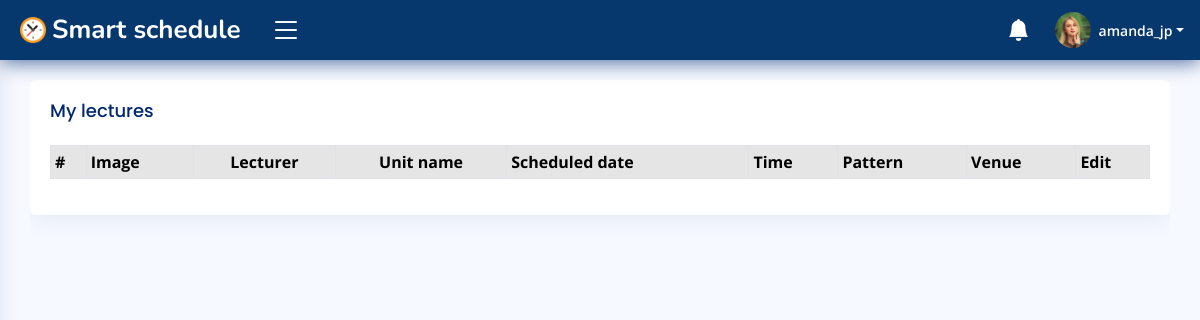
The page /campus/u/f667986cef464bc4a4553d79cf7ad0/lectures/amanda_jp/records/ (signed in) on the database its author committed.
### accounts/models.py (models this page shows, shortened)
class User(AbstractUser):
    id = models.CharField(max_length=30, primary_key=True, unique=True, editable=False)
    first_name = models.CharField(max_length=15, blank=False)
    last_name = models.CharField(max_length=15, blank=False)
    email = models.EmailField(unique=True)
    gender = models.CharField(max_length=7, blank=False)
    dob = models.DateField(null=True, blank=False, db_column='Date of Birth')
    age = models.PositiveIntegerField(default=0, editable=False)
    mobile_no = PhoneNumberField()
    profile_pic = models.ImageField(upload_to='Users/imgs/dps/', default='default.png')
    is_student = models.BooleanField(default=False)
    date_updated = models.DateTimeField(auto_now=True)
    REQUIRED_FIELDS = ['username']
    USERNAME_FIELD = 'email'
    def __str__(self) -> str:
        return self.username
    class Meta:
        ordering = ['username', 'first_name', 'last_name']

### campus/views.py (the view, shortened to what this page needs)
# urls.py: path('<str:staff_id>/lectures/<str:staff_name>/records/', views.LecturesDetailView.as_view(), name='lectures_records'),
@method_decorator(login_required(login_url='login'), name='get')
@method_decorator(user_passes_test(lambda user: (user.is_staff is False or user.is_superuser is False) and user.is_student is False), name='get')
class LecturesDetailView(View):
    template_name = 'dashboard/faculty/lectures.html'
    def get(self, request, staff_name, staff_id, *args, **kwargs):
        scheduled_lectures_QS = Lecture.objects.filter(lecturer=request.user.faculty).order_by('unit_name')
        context = {
            'scheduled_lectures': scheduled_lectures_QS,
        }
        return render(request, self.template_name, context)

### accounts/models.py (called while the page is built)
    def __str__(self) -> str:
        return f'{self.staff}'

### campus/templates/dashboard/faculty/lectures.html (shortened to what this page needs)
{% extends 'dashboard/faculty/base.html' %}{% block title %}Assign units{% endblock %}
    {% load crispy_forms_tags %}
    {% block content %}
    <main id="main" class="main">
        <section class="section profile">
            <div class="row">
                <div class="col-xl-12 col-lg-12">
                    <div class="table-responsive">
                        <div class="card">
                            <div class="card-body">
                                <h5 class="card-title">My lectures</h5>
                                <table class="table table-sm table-bordered table-striped">
                                    <thead>
                                        <tr class="table-active">
                                            <th>#</th>
                                            <th>Image</th>
                                            <th class="text-center">Lecturer</th>
                                            <th class="text-center">Unit name</th>
                                            <th>Scheduled date</th>
                                            <th>Time</th>
                                            <th>Pattern</th>
                                            <th>Venue</th>
                                            <th>Edit</th>
                                        </tr>
                                    </thead>
                                </table>
                            </div>
                        </div>
                    </div>
                </div>
            </div>
        </section>
    </main>
    {% endblock %}

### campus/templates/dashboard/faculty/base.html (shortened to what this page needs)
{% load static %}
<!DOCTYPE html>
<html lang="en">
<head>
    <link href="https://cdn.jsdelivr.net/npm/bootstrap@5.3.2/dist/css/bootstrap.min.css" rel="stylesheet">
    <link rel="stylesheet" href="https://cdn.jsdelivr.net/npm/bootstrap-icons@1.11.1/font/bootstrap-icons.css">
    <link rel="stylesheet" href="https://cdnjs.cloudflare.com/ajax/libs/fullcalendar/3.10.2/fullcalendar.min.css" />
    <link href="{% static 'css/styles.css' %}" rel="stylesheet">
</head>
<body>
    <header id="header" class="header fixed-top d-flex align-items-center">
        <div class="d-flex align-items-center justify-content-between">
            <a href="{% url 'faculty_homepage' %}" class="logo d-flex align-items-center">
                <img src="{% static 'img/logo/logo.png' %}" alt="logo">
                <span class="d-none d-lg-block text-white">Smart schedule</span>
            </a>
            <i class="bi bi-list toggle-sidebar-btn"></i>
        </div>
        <nav class="header-nav ms-auto">
            <ul class="d-flex align-items-center">
                <li class="nav-item dropdown">
                    <a class="nav-link nav-icon" href="#" data-bs-toggle="dropdown">
                        <i class="bi bi-bell-fill"></i>
                    </a>
                </li>
                <li class="nav-item dropdown pe-3">
                    <a class="nav-link nav-profile d-flex align-items-center pe-0" href="" data-bs-toggle="dropdown">
                        <img src="{{ request.user.profile_pic.url }}" alt="profile" class="rounded-circle">
                        <span class="d-none d-md-block dropdown-toggle ps-2">{{ request.user.username }}</span>
                    </a>
                </li>
            </ul>
        </nav>
    </header>
    {% block content %}
    {% endblock %}
</body>
</html>

### static/css/styles.css (style rules this page uses)
:root { scroll-behavior: smooth; }
body { font-family: "Open Sans", sans-serif; background: #f6f9ff; color: #444444; }
a { color: #4154f1; text-decoration: none; }
h1, h2, h3, h4, h5, h6 { font-family: "Nunito", sans-serif; }
#main { margin-top: 60px; padding: 20px 30px; transition: all 0.3s; }
.card { margin-bottom: 30px; border: none; border-radius: 5px; box-shadow: 0px 0 30px rgba(1, 41, 112, 0.1); }
.card-title { padding: 20px 0 15px 0; font-size: 18px; font-weight: 500; color: #012970; font-family: "Poppins", sans-serif; }
.card-body { padding: 0 20px 20px 20px; }
.logo { line-height: 1; }
@media (min-width: 1200px) { .logo { width: 240px; } }
.logo img { max-height: 26px; margin-right: 6px; }
.logo span { font-size: 26px; font-weight: 700; color: #012970; font-family: "Nunito", sans-serif; }
.header { transition: all 0.5s; z-index: 997; height: 60px; box-shadow: 0px 2px 20px rgba(1, 41, 112, 0.7); background-color: #07386d; padding-left: 20px; }
.header .toggle-sidebar-btn { font-size: 32px; padding-left: 10px; cursor: pointer; color: #fff; }
.header-nav ul { list-style: none; }
.header-nav>ul { margin: 0; padding: 0; }
.header-nav .nav-icon { font-size: 22px; color: #fff; margin-right: 25px; position: relative; }
.header-nav .nav-profile { color: #fff; }
.header-nav .nav-profile img { max-height: 36px; }
.header-nav .nav-profile span { font-size: 14px; font-weight: 600; }
@media (min-width: 1200px) { #main, #footer { margin-left: 300px; } }
@media (min-width: 1200px) { .toggle-sidebar #main, .toggle-sidebar #footer { margin-left: 0; } }

### rows shown on the page
User: user.profile_pic (picture), user.username "amanda_jp"
